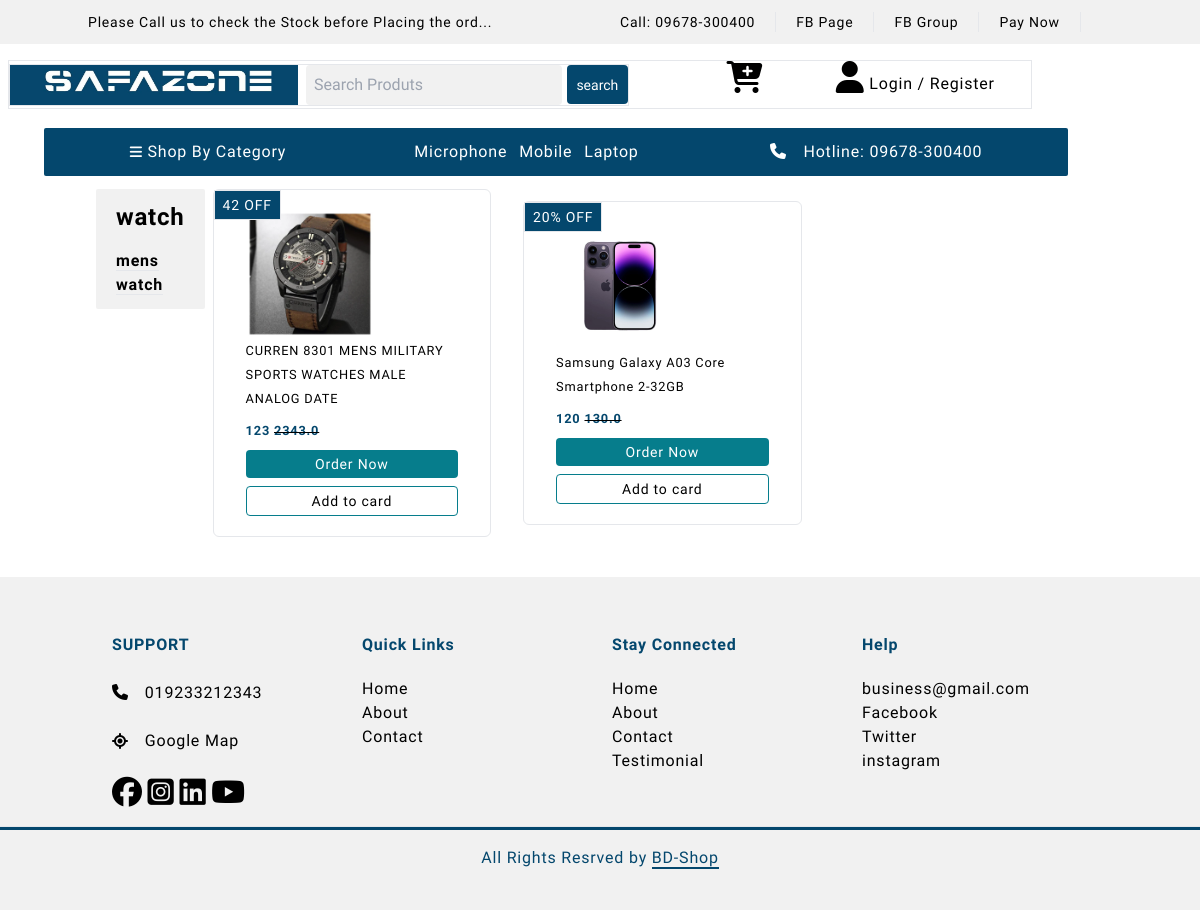
Page /products_by/category/c1f4da85-e0fa-4485-877e-32facb0a89b5/watch/ on the committed database.
### category/models.py (models this page shows, shortened)
class BaseModel(models.Model):
    name                     = models.CharField(max_length=300, unique=True)
    slug                       = models.SlugField(unique=True)
    created_date        = models.DateField(auto_now_add=True)
    class Meta:
        abstract = True

class Category(BaseModel):
    id   = models.UUIDField(primary_key=True, default=uuid.uuid4, editable=False)
    class Meta:
        verbose_name = 'Category'
        verbose_name_plural = 'Categories'
    def get_absolute_url(self):
        return reverse("product_by_cate", args=[self.id, str(self.slug)])

class Subcategory(BaseModel):
    main_category = models.ForeignKey(Category, on_delete=models.CASCADE)
    created_date     = models.DateField(auto_now_add=True)
    class Meta:
        verbose_name = 'Subcategory'
        verbose_name_plural = 'Subcategories'

### product/models.py (models this page shows, shortened)
class Product(models.Model):
    FEATURE_CHOICE = (
        ("new arrival", "new arrival"),
        ("new arrival gadget", "new arrival gadget"),
        ("deal of the day", "deal of the day"),
        ("best deal", "best deal"),
        ("best sellers", "best sellers"),
    )
    name                = models.CharField(max_length=200, unique=True)
    price                 = models.IntegerField()
    discounted_price  = models.FloatField()
    offer_percent    = models.CharField(max_length=20, blank=True,help_text="this can be blank")
    img                   = models.ImageField(upload_to='project_images/')
    category           = models.ForeignKey(Category, on_delete=models.CASCADE)
    subcategory      = models.ForeignKey(Subcategory, on_delete=models.CASCADE)
    featured_category = models.ForeignKey(Featured_category, on_delete=models.CASCADE, blank=True, null=True, help_text="this can be blank")
    in_stock            = models.IntegerField()
    availabe            = models.BooleanField(default=True)
    brand                = models.ForeignKey(Brand, on_delete=models.CASCADE, default='', blank=True, null=True)
    model               = models.CharField(max_length=30, default='No model')
    feature_product= models.CharField(max_length=200, choices=FEATURE_CHOICE, blank=True,help_text="this can be blank")
    created_date     = models.DateField(auto_now_add=True,help_text="this can be blank")
    Product_information = RichTextField()
    Description        = RichTextField()

### product/views.py (the view)
# urls.py: path('products_by/category/<str:id>/<slug:slug>/', views.product_by_cate, name='product_by_cate'),
def product_by_cate(request, id, slug):
    product_cate     = Product.objects.filter( category__id = id, category__slug = slug)
    sub_category    = Subcategory.objects.filter(main_category__id = id,  main_category__slug = slug)
    cate_name = None
    for i in product_cate:
        cate_name = i.category.slug
    context = {
        'product_cate' : product_cate,
        'cate_name': cate_name,
        'sub_category' : sub_category,
    }
    return render(request, 'products_by_cate.html', context)

### product/context_processorse.py (called while the page is built)
def menu_links(request):
    categories = Category.objects.all()  # Retrieve all Category instances
    return {'categories': categories}

### templates/products_by_cate.html (shortened to what this page needs)
{% extends "base.html" %}
{% load static %}
{% block main %}
    <section id="full_shop_cate">
        <div class="container">
            <div class="row mt-20 mb-10">
                <div class="col lg:flex lg:justify-between">
                    <div class="shop_cate lg:ml-2 hidden lg:block">
                        <div class="wrapper m-auto py-3 px-5 rounded-sm bg-c_gray">
                            <h1 class="font-bold text-2xl">{{cate_name}}</h1>
                            <div class="div mt-4">
                                <ul class="space-y-2">
                                    {% for sub_cate in sub_category %}
                                    <li><a href="{% url "prod_by_subcate"  sub_cate.id sub_cate.name %}" class="font-semibold hover:text-c_primary border-b hover:border-c_primary">{{sub_cate.name}}</a></li>
                                    {% endfor %}
                                </ul>
                            </div>
                        </div>
                    </div>
                    <div class="shop_product ">
                        <div class="grid grid-cols-2 ml-2 md:grid-cols-3 lg:gap-x-8  gap-y-3 ">
                            {% if product_cate %}
                            {% for prod_c in product_cate %}
                            <div class="card border m-auto hover:shadow-lg rounded-md transition duration-200 py-5 px-8 relative">
                                <div class="absolute -top-0 left-0 border  py-1 px-2 bg-c_primary"><p class="text-xs lg:text-sm text-white">{{prod_c.offer_percent}} OFF</p></div>
                                <div>
                                    <a href="{% url "prod_detail" prod_c.id prod_c.name %}" class="w-[145px] h-[145px] group">
                                        <img src="{{prod_c.img.url}}" alt="" style="width:8rem; height=8rem" />
                                        <small class="group-hover:text-c_primary">{{prod_c.name}}</small>
                                    </a>
                                </div>
                                <div class="price my-2">
                                    <small class="text-c_primary font-bold">{{prod_c.price}} </small>
                                    <del><small class="text-c_primary font-bold">{{prod_c.discounted_price}}</small></del>
                                </div>
                                    <div class=" flex flex-col text-center gap-2">
                                        <a href="{% url "add_to_cart" prod_c.id prod_c.name %}" class="btn_fill text-white">Order Now</a>
                                        <a href="{% url "add_to_cart" prod_c.id prod_c.name %}" class="btn_empty">Add to card</a>
                                    </div>
                            </div>
                            {% endfor %}
                            {% else %}
                            <div class="bg-c_primary mt-5 px-4 py-4 rounded-lg shadow-lg ">
                                <h4 class="text-white fon-bold">Sorry, there are no product!</h4>
                            </div>
                            {% endif %}
                        </div>
                    </div>
                </div>
            </div>
        </div>
    </section>
{% endblock main %}

### rows in the picture
Category: slug "watch"
Subcategory: name "mens watch"
Product: offer_percent "42", img (picture), name "CURREN 8301 MENS MILITARY SPORTS WATCHES MALE ANALOG DATE", price "123", discounted_price "2343.0"
Product: offer_percent "20%", img (picture), name "Samsung Galaxy A03 Core Smartphone 2-32GB", price "120", discounted_price "130.0"
